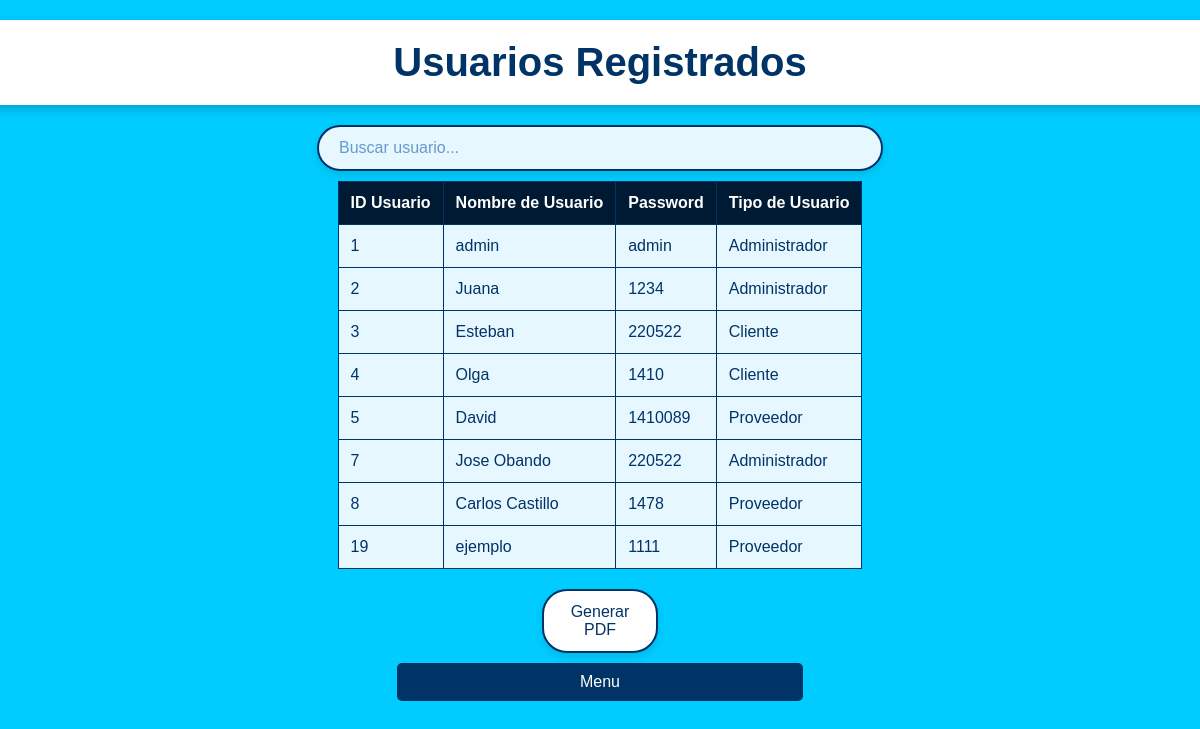
/Vista/visualizarUsuarios.php, run on the app's committed database.
### tables this page shows
CREATE TABLE `usuario` (
  `idusuario` int(11) NOT NULL,
  `nombreusuario` varchar(45) NOT NULL,
  `password` varchar(45) NOT NULL,
  `tipousuario` varchar(45) NOT NULL
);

### Controlador/VisualizacionController.php (called while the page is built, shortened)
<?php
require_once '../Modelo/Conexion.php';
class VisualizacionController
{
    private $conn;
    public function __construct()
    {
        $conexion = new Conexion();
        $this->conn = $conexion->conectar();
    }
    public function obtenerUsuarios()
    {
        $sql = "SELECT idusuario, nombreusuario, password, tipousuario FROM usuario";
        $stmt = $this->conn->prepare($sql);
        $stmt->execute();
        return $stmt->fetchAll(PDO::FETCH_ASSOC);
    }
}

### Modelo/Conexion.php (called while the page is built, shortened)
<?php
class Conexion {
    private $host = 'sql209.infinityfree.com';
    private $db_name = 'if0_37745487_vdesisgeditecphp';
    private $username = 'if0_37745487';
    private $password = 'G0dEfe6Vn38qbvu';
    public function conectar() {
        $this->conn = null;
        try {
            $this->conn = new PDO("mysql:host=" . $this->host . ";dbname=" . $this->db_name, $this->username, $this->password);
            $this->conn->setAttribute(PDO::ATTR_ERRMODE, PDO::ERRMODE_EXCEPTION);
        } catch(PDOException $exception) {
            echo "Error de conexión: " . $exception->getMessage();
        }
        return $this->conn;
    }
}
?>

### Vista/visualizarUsuarios.php (the view, shortened to what this page needs)
<?php
require_once '../Controlador/VisualizacionController.php';
$controller = new VisualizacionController();
$usuarios = $controller->obtenerUsuarios('usuarios');
?>
<!DOCTYPE html>
<html lang="es">
<head>
    <link rel="stylesheet" href="../Style/Visualizacion.css">
</head>
<body>
    <div class="h1container">
        <h1>Usuarios Registrados</h1>
    </div>
    <input type="text" id="searchInput" class="barrabusqueda" placeholder="Buscar usuario..." onkeyup="filtrarUsuarios()">
    <div class="button-container">
        <table id="usuariosTable">
            <thead>
                <tr>
                    <th>ID Usuario</th>
                    <th>Nombre de Usuario</th>
                    <th>Password</th>
                    <th>Tipo de Usuario</th>
                </tr>
            </thead>
            <tbody>
                <?php if (!empty($usuarios)): ?>
                    <?php foreach ($usuarios as $usuario): ?>
                        <tr>
                            <td><?php echo htmlspecialchars($usuario['idusuario']); ?></td>
                            <td><?php echo htmlspecialchars($usuario['nombreusuario']); ?></td>
                            <td><?php echo htmlspecialchars($usuario['password']); ?></td>
                            <td><?php echo htmlspecialchars($usuario['tipousuario']); ?></td>
                        </tr>
                    <?php endforeach; ?>
                <?php else: ?>
                    <tr>
                        <td colspan="4" style="text-align:center;">No hay usuarios registrados</td>
                    </tr>
                <?php endif; ?>
            </tbody>
        </table>
    </div>
    <button type="button" class="buttonpdf" onclick="exportarPDF()">Generar PDF</button>
    <button type="button" class="menu-button" onclick="MenuSegunUsuario()">Menu</button>
</body>
</html>

### Style/Visualizacion.css (style rules this page uses)
body { font-family: Arial, sans-serif; background-color: #00ccff; color: #003366; display: flex; flex-direction: column; align-items: center; padding: 20px; margin: 0; }
.h1container { background-color: #ffffff; padding: 20px 40px; border-radius: 8px; box-shadow: 0px 4px 10px rgba(0, 0, 0, 0.2); margin-bottom: 20px; width: 100%; max-width: 1200px; text-align: center; }
h1 { color: #003366; font-size: 2.5em; margin: 0; }
table { width: 100%; border-collapse: collapse; margin-top: 10px; }
table th, table td { padding: 12px; border: 1px solid #003366; text-align: left; color: #ffffff; background-color: #003366; }
table th { background-color: #001a33; }
table td { color: #003366; background-color: #e6f7ff; }
.button, .menu-button { background-color: #003366; color: #ffffff; border: none; padding: 10px 20px; border-radius: 5px; font-size: 1em; cursor: pointer; width: 35%; margin-top: 10px; }
.barrabusqueda { padding: 12px 20px; width: 45%; font-size: 1em; border-radius: 25px; border: 2px solid #003366; background-color: #e6f7ff; color: #003366; box-shadow: 0px 4px 8px rgba(0, 0, 0, 0.1); transition: all 0.3s ease; }
.barrabusqueda::placeholder { color: #6699cc; }
.buttonpdf { padding: 12px 20px; width: 10%; font-size: 1em; border-radius: 25px; border: 2px solid #003366; background-color: #ffffff; color: #003366; box-shadow: 0px 4px 8px rgba(0, 0, 0, 0.1); transition: all 0.3s ease; margin-top: 20px; margin-left: auto; margin-right: auto; display: block; }

### data on the page
usuario: idusuario "1", nombreusuario "admin", password "admin", tipousuario "Administrador"
usuario: idusuario "2", nombreusuario "Juana", password "1234", tipousuario "Administrador"
usuario: idusuario "3", nombreusuario "Esteban", password "220522", tipousuario "Cliente"
usuario: idusuario "4", nombreusuario "Olga", password "1410", tipousuario "Cliente"
usuario: idusuario "5", nombreusuario "David", password "1410089", tipousuario "Proveedor"
usuario: idusuario "7", nombreusuario "Jose Obando", password "220522", tipousuario "Administrador"
usuario: idusuario "8", nombreusuario "Carlos Castillo", password "1478", tipousuario "Proveedor"
usuario: idusuario "19", nombreusuario "ejemplo", password "1111", tipousuario "Proveedor"
